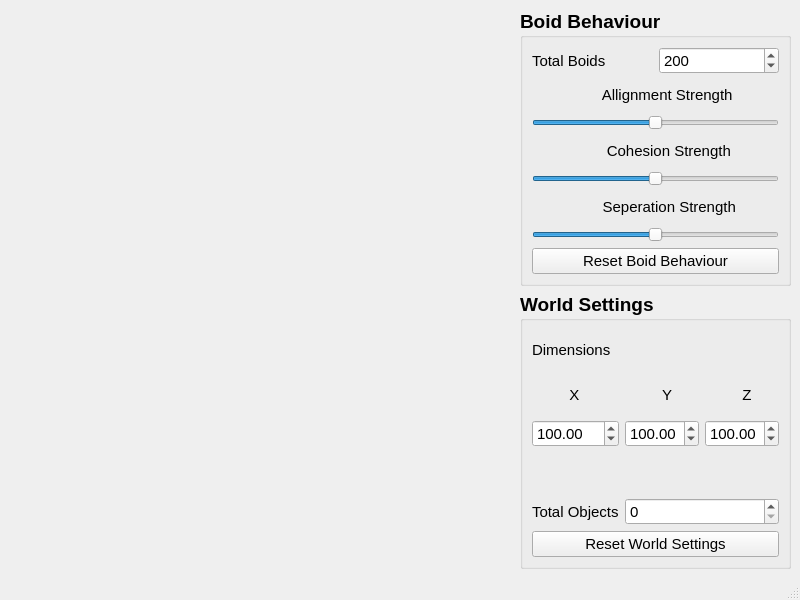
<?xml version="1.0" encoding="UTF-8"?>
<ui version="4.0">
 <class>MainWindow</class>
 <widget class="QMainWindow" name="MainWindow">
  <property name="geometry">
   <rect>
    <x>0</x>
    <y>0</y>
    <width>800</width>
    <height>600</height>
   </rect>
  </property>
  <property name="windowTitle">
   <string>QtNGL - Flocking System by Jack Colquhoun</string>
  </property>
  <widget class="QWidget" name="centralwidget">
   <layout class="QGridLayout" name="s_mainWindowGridLayout">
    <item row="0" column="1">
     <widget class="QGroupBox" name="s_transformGB">
      <property name="minimumSize">
       <size>
        <width>0</width>
        <height>0</height>
       </size>
      </property>
      <property name="font">
       <font>
        <pointsize>14</pointsize>
        <weight>75</weight>
        <bold>true</bold>
       </font>
      </property>
      <property name="title">
       <string>Boid Behaviour</string>
      </property>
      <layout class="QGridLayout" name="gridLayout">
       <item row="0" column="1">
        <widget class="QSpinBox" name="spinBox">
         <property name="font">
          <font>
           <pointsize>11</pointsize>
           <weight>50</weight>
           <bold>false</bold>
          </font>
         </property>
         <property name="maximum">
          <number>999</number>
         </property>
         <property name="value">
          <number>200</number>
         </property>
        </widget>
       </item>
       <item row="3" column="0" colspan="2">
        <widget class="QLabel" name="label_3">
         <property name="font">
          <font>
           <pointsize>11</pointsize>
           <weight>50</weight>
           <bold>false</bold>
          </font>
         </property>
         <property name="text">
          <string>                  Cohesion Strength</string>
         </property>
        </widget>
       </item>
       <item row="5" column="0" colspan="2">
        <widget class="QLabel" name="label_4">
         <property name="font">
          <font>
           <pointsize>11</pointsize>
           <weight>50</weight>
           <bold>false</bold>
          </font>
         </property>
         <property name="text">
          <string>                 Seperation Strength</string>
         </property>
        </widget>
       </item>
       <item row="0" column="0">
        <widget class="QLabel" name="label">
         <property name="font">
          <font>
           <pointsize>11</pointsize>
           <weight>50</weight>
           <bold>false</bold>
          </font>
         </property>
         <property name="autoFillBackground">
          <bool>false</bool>
         </property>
         <property name="text">
          <string>Total Boids</string>
         </property>
        </widget>
       </item>
       <item row="2" column="0" colspan="2">
        <widget class="QSlider" name="horizontalSlider">
         <property name="font">
          <font>
           <pointsize>11</pointsize>
          </font>
         </property>
         <property name="maximum">
          <number>10</number>
         </property>
         <property name="value">
          <number>5</number>
         </property>
         <property name="orientation">
          <enum>Qt::Horizontal</enum>
         </property>
        </widget>
       </item>
       <item row="1" column="0" colspan="2">
        <widget class="QLabel" name="label_2">
         <property name="font">
          <font>
           <pointsize>11</pointsize>
           <weight>50</weight>
           <bold>false</bold>
          </font>
         </property>
         <property name="layoutDirection">
          <enum>Qt::LeftToRight</enum>
         </property>
         <property name="text">
          <string>                 Allignment Strength</string>
         </property>
        </widget>
       </item>
       <item row="6" column="0" colspan="2">
        <widget class="QSlider" name="horizontalSlider_3">
         <property name="font">
          <font>
           <pointsize>11</pointsize>
          </font>
         </property>
         <property name="maximum">
          <number>10</number>
         </property>
         <property name="value">
          <number>5</number>
         </property>
         <property name="orientation">
          <enum>Qt::Horizontal</enum>
         </property>
        </widget>
       </item>
       <item row="4" column="0" colspan="2">
        <widget class="QSlider" name="horizontalSlider_2">
         <property name="font">
          <font>
           <pointsize>11</pointsize>
          </font>
         </property>
         <property name="maximum">
          <number>10</number>
         </property>
         <property name="value">
          <number>5</number>
         </property>
         <property name="orientation">
          <enum>Qt::Horizontal</enum>
         </property>
        </widget>
       </item>
       <item row="7" column="0" colspan="2">
        <widget class="QPushButton" name="pushButton">
         <property name="font">
          <font>
           <pointsize>11</pointsize>
           <weight>50</weight>
           <bold>false</bold>
          </font>
         </property>
         <property name="text">
          <string>Reset Boid Behaviour</string>
         </property>
        </widget>
       </item>
      </layout>
     </widget>
    </item>
    <item row="0" column="0">
     <spacer name="horizontalSpacer">
      <property name="orientation">
       <enum>Qt::Horizontal</enum>
      </property>
      <property name="sizeHint" stdset="0">
       <size>
        <width>40</width>
        <height>20</height>
       </size>
      </property>
     </spacer>
    </item>
    <item row="1" column="1">
     <widget class="QGroupBox" name="s_drawGB">
      <property name="minimumSize">
       <size>
        <width>0</width>
        <height>0</height>
       </size>
      </property>
      <property name="font">
       <font>
        <pointsize>14</pointsize>
        <weight>75</weight>
        <bold>true</bold>
       </font>
      </property>
      <property name="layoutDirection">
       <enum>Qt::LeftToRight</enum>
      </property>
      <property name="title">
       <string>World Settings</string>
      </property>
      <property name="flat">
       <bool>false</bool>
      </property>
      <property name="checkable">
       <bool>false</bool>
      </property>
      <property name="checked">
       <bool>false</bool>
      </property>
      <layout class="QGridLayout" name="gridLayout_2">
       <item row="6" column="0">
        <widget class="QLabel" name="label_6">
         <property name="font">
          <font>
           <pointsize>11</pointsize>
           <weight>50</weight>
           <bold>false</bold>
          </font>
         </property>
         <property name="text">
          <string>Total Objects</string>
         </property>
        </widget>
       </item>
       <item row="7" column="0" colspan="3">
        <widget class="QPushButton" name="pushButton_2">
         <property name="font">
          <font>
           <pointsize>11</pointsize>
           <weight>50</weight>
           <bold>false</bold>
          </font>
         </property>
         <property name="autoFillBackground">
          <bool>false</bool>
         </property>
         <property name="text">
          <string>Reset World Settings</string>
         </property>
        </widget>
       </item>
       <item row="6" column="1" colspan="2">
        <widget class="QSpinBox" name="spinBox_2">
         <property name="font">
          <font>
           <pointsize>11</pointsize>
           <weight>50</weight>
           <bold>false</bold>
          </font>
         </property>
         <property name="maximum">
          <number>10</number>
         </property>
        </widget>
       </item>
       <item row="2" column="0" colspan="3">
        <widget class="QLabel" name="label_5">
         <property name="font">
          <font>
           <pointsize>11</pointsize>
           <weight>50</weight>
           <bold>false</bold>
          </font>
         </property>
         <property name="text">
          <string>Dimensions</string>
         </property>
        </widget>
       </item>
       <item row="3" column="1">
        <widget class="QLabel" name="label_8">
         <property name="font">
          <font>
           <pointsize>11</pointsize>
           <weight>50</weight>
           <bold>false</bold>
          </font>
         </property>
         <property name="text">
          <string>         Y</string>
         </property>
        </widget>
       </item>
       <item row="4" column="1">
        <widget class="QDoubleSpinBox" name="doubleSpinBox_2">
         <property name="font">
          <font>
           <pointsize>11</pointsize>
           <weight>50</weight>
           <bold>false</bold>
          </font>
         </property>
         <property name="maximum">
          <double>200.000000000000000</double>
         </property>
         <property name="singleStep">
          <double>0.010000000000000</double>
         </property>
         <property name="value">
          <double>100.000000000000000</double>
         </property>
        </widget>
       </item>
       <item row="4" column="0">
        <widget class="QDoubleSpinBox" name="doubleSpinBox">
         <property name="font">
          <font>
           <pointsize>11</pointsize>
           <weight>50</weight>
           <bold>false</bold>
          </font>
         </property>
         <property name="maximum">
          <double>200.000000000000000</double>
         </property>
         <property name="singleStep">
          <double>0.010000000000000</double>
         </property>
         <property name="value">
          <double>100.000000000000000</double>
         </property>
        </widget>
       </item>
       <item row="3" column="0">
        <widget class="QLabel" name="label_7">
         <property name="font">
          <font>
           <pointsize>11</pointsize>
           <weight>50</weight>
           <bold>false</bold>
          </font>
         </property>
         <property name="text">
          <string>         X</string>
         </property>
        </widget>
       </item>
       <item row="4" column="2">
        <widget class="QDoubleSpinBox" name="doubleSpinBox_3">
         <property name="font">
          <font>
           <pointsize>11</pointsize>
           <weight>50</weight>
           <bold>false</bold>
          </font>
         </property>
         <property name="maximum">
          <double>200.000000000000000</double>
         </property>
         <property name="singleStep">
          <double>0.010000000000000</double>
         </property>
         <property name="value">
          <double>100.000000000000000</double>
         </property>
        </widget>
       </item>
       <item row="3" column="2">
        <widget class="QLabel" name="label_9">
         <property name="font">
          <font>
           <pointsize>11</pointsize>
           <weight>50</weight>
           <bold>false</bold>
          </font>
         </property>
         <property name="text">
          <string>         Z</string>
         </property>
        </widget>
       </item>
       <item row="5" column="0" colspan="2">
        <widget class="QLabel" name="label_10">
         <property name="font">
          <font>
           <pointsize>11</pointsize>
          </font>
         </property>
         <property name="text">
          <string/>
         </property>
        </widget>
       </item>
      </layout>
     </widget>
    </item>
   </layout>
  </widget>
  <widget class="QMenuBar" name="menubar">
   <property name="geometry">
    <rect>
     <x>0</x>
     <y>0</y>
     <width>800</width>
     <height>26</height>
    </rect>
   </property>
  </widget>
  <widget class="QStatusBar" name="statusbar"/>
 </widget>
 <resources/>
 <connections/>
</ui>
